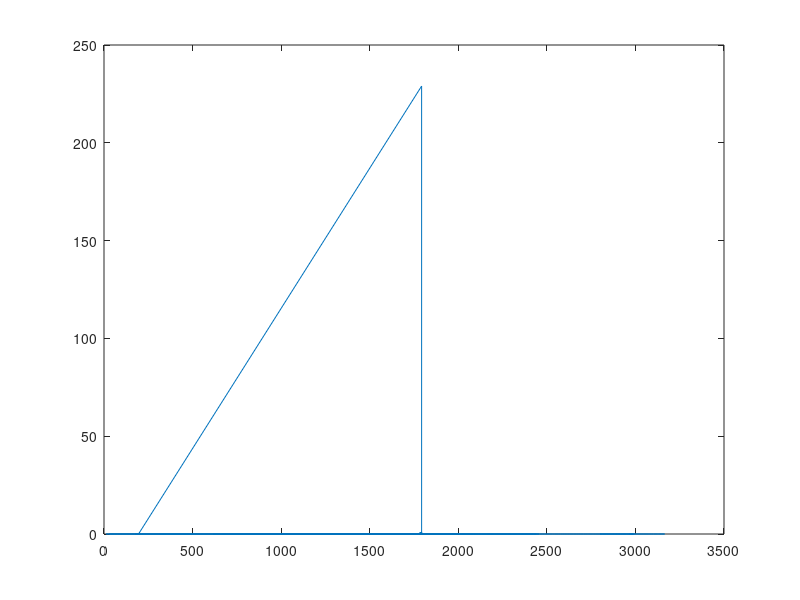

MATLAB code for this plot: (Note: this script raises an error after producing the figure.)
clear all;
close all;
clc;

%Divide the training set into about 70% of the data in the training set,
%30% of the data in the test set
% different ampthresh values are tested and the one that gives no anomaly
% is chosen

%% Load the files 

% plot of lead 1
% The data is from ECG Lead 1, recorded for 20 seconds, digitised at 500 Hz
% with 12-bit resolution 

%create an array to store all the examples 
examples=zeros(1,27427);

fsECG=500;
%load the ECG data
M=dlmread('onemin.txt');

%show figure
figure(1)
plot(M);
%%
%test dfferent ampthresh values 
ampthresh=100; 

%test different anomalyparam values 
anomalyparam= 0.7;

[xRRI, yECG,ANOMALIES] =ECG_to_RRIadapt(M, fsECG, 'ampthresh',ampthresh,'anomalyparam',anomalyparam);
anomalyvector2=sum(ANOMALIES);
hmatrix=60./xRRI;

meanh=mean(hmatrix);
